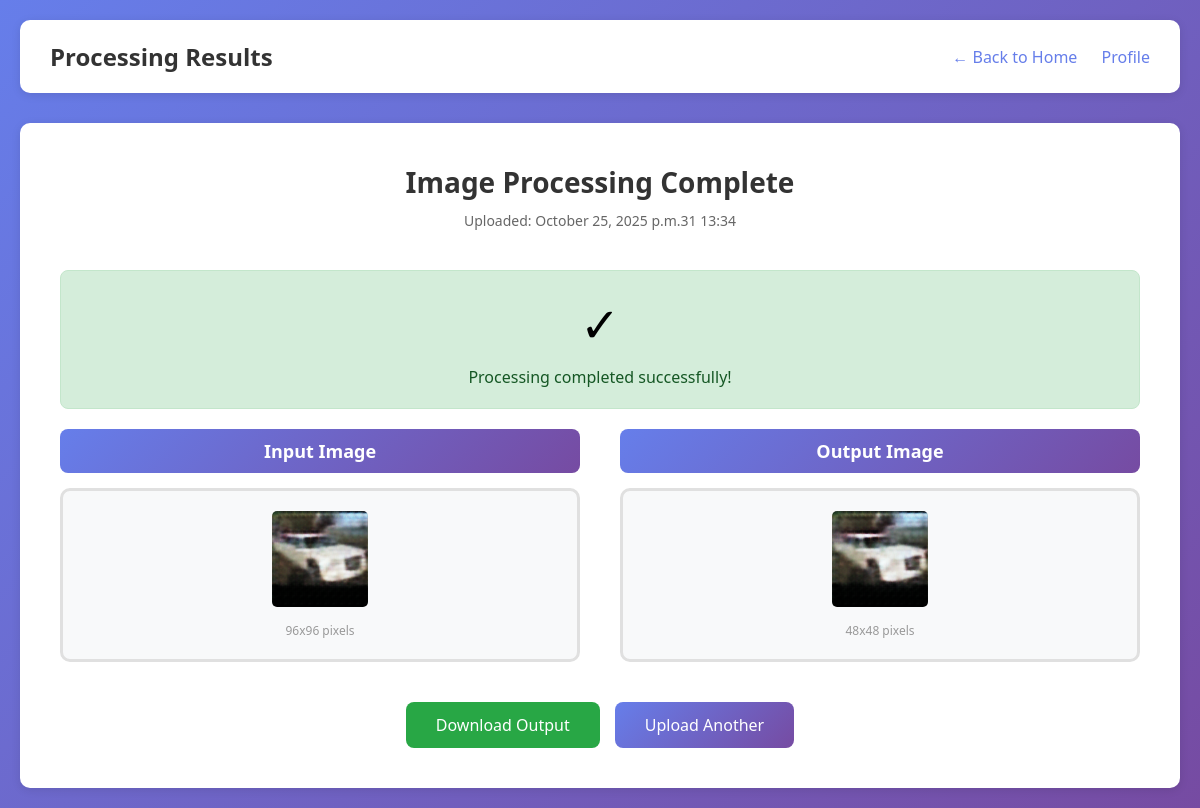
The app's page /results/22/ (signed in) with its own data.
### account/models.py (models this page shows, shortened)
class ImageUpload(models.Model):
    user = models.ForeignKey(CustomUser, on_delete=models.CASCADE, related_name='images')
    input_image = models.ImageField(upload_to='uploads/input/')
    output_image = models.ImageField(upload_to='uploads/output/', null=True, blank=True)
    uploaded_at = models.DateTimeField(auto_now_add=True)
    processed = models.BooleanField(default=False)
    class Meta:
        ordering = ['-uploaded_at']
        verbose_name = 'Image Upload'
        verbose_name_plural = 'Image Uploads'

### account/views.py (the view)
# urls.py: path('results/<int:pk>/', results_view, name='results'),
@login_required
def results_view(request, pk):
    session_time_remaining = get_session_info(request)
    image_upload = get_object_or_404(ImageUpload, pk=pk, user=request.user)
    return render(request, 'account/results.html', {
        'image_upload': image_upload,
        'session_time_remaining': session_time_remaining
    })

### account/views.py (called while the page is built)
def get_session_info(request):
    try:
        expiry_age = request.session.get_expiry_age()
        return max(0, int(expiry_age))
    except:
        return settings.SESSION_COOKIE_AGE

### templates/account/results.html (shortened to what this page needs)
<!DOCTYPE html>
<html lang="en">
<head>
</head>
<body>
    <div class="container">
        <div class="header">
            <h2>Processing Results</h2>
            <div class="nav-links">
                <a href="{% url 'account:home' %}">← Back to Home</a>
                <a href="{% url 'account:profile' %}">Profile</a>
            </div>
        </div>
        <div class="results-container">
            <div class="results-header">
                <h3>Image Processing Complete</h3>
                <div class="upload-info">
                    Uploaded: {{ image_upload.uploaded_at|date:"F d, Y at H:i" }}
                </div>
            </div>
            {% if image_upload.processed %}
            <div class="processing-status success">
                <div class="status-icon">✓</div>
                <div class="status-text success">Processing completed successfully!</div>
            </div>
            <div class="comparison">
                <div class="image-box">
                    <div class="image-label">Input Image</div>
                    <div class="image-wrapper">
                        <img src="{{ image_upload.input_image.url }}" alt="Input Image" class="result-image">
                        <div class="image-dimensions">96x96 pixels</div>
                    </div>
                </div>
                <div class="image-box">
                    <div class="image-label">Output Image</div>
                    <div class="image-wrapper">
                        <img src="{{ image_upload.output_image.url }}" alt="Output Image" class="result-image">
                        <div class="image-dimensions">48x48 pixels</div>
                    </div>
                </div>
            </div>
            <div class="action-buttons">
                <a href="{{ image_upload.output_image.url }}" download class="btn btn-success">
                    Download Output
                </a>
                <a href="{% url 'account:home' %}" class="btn btn-primary">
                    Upload Another
                </a>
            </div>
            {% endif %}
        </div>
    </div>
</body>
</html>

### templates/account/results.html (style rules this page uses)
* { margin: 0; padding: 0; box-sizing: border-box; }
body { font-family: 'Segoe UI', Tahoma, Geneva, Verdana, sans-serif; background: linear-gradient(135deg, #667eea 0%, #764ba2 100%); min-height: 100vh; padding: 20px; }
.container { max-width: 1200px; margin: 0 auto; }
.header { background: white; padding: 20px 30px; border-radius: 10px; box-shadow: 0 2px 10px rgba(0,0,0,0.1); display: flex; justify-content: space-between; align-items: center; margin-bottom: 30px; }
.header h2 { color: #333; font-size: 24px; }
.nav-links a { text-decoration: none; color: #667eea; font-weight: 500; margin-left: 20px; transition: color 0.3s; }
.results-container { background: white; padding: 40px; border-radius: 10px; box-shadow: 0 2px 10px rgba(0,0,0,0.1); }
.results-header { text-align: center; margin-bottom: 40px; }
.results-header h3 { color: #333; font-size: 28px; margin-bottom: 10px; }
.upload-info { color: #666; font-size: 14px; }
.comparison { display: grid; grid-template-columns: 1fr 1fr; gap: 40px; margin-bottom: 40px; }
.image-box { text-align: center; }
.image-label { font-size: 18px; font-weight: 600; color: #333; margin-bottom: 15px; padding: 10px; background: linear-gradient(135deg, #667eea 0%, #764ba2 100%); color: white; border-radius: 8px; }
.image-wrapper { background: #f8f9fa; padding: 20px; border-radius: 10px; border: 3px solid #e0e0e0; transition: all 0.3s; }
.result-image { max-width: 100%; height: auto; border-radius: 5px; image-rendering: pixelated; image-rendering: -moz-crisp-edges; image-rendering: crisp-edges; }
.image-dimensions { margin-top: 10px; font-size: 12px; color: #999; }
.action-buttons { display: flex; justify-content: center; gap: 15px; margin-top: 30px; }
.btn { padding: 12px 30px; border: none; border-radius: 8px; font-size: 16px; font-weight: 500; cursor: pointer; text-decoration: none; display: inline-block; transition: all 0.3s; }
.btn-primary { background: linear-gradient(135deg, #667eea 0%, #764ba2 100%); color: white; }
.btn-success { background: #28a745; color: white; }
.processing-status { text-align: center; padding: 20px; background: #fff3cd; border-radius: 8px; margin-bottom: 20px; border: 1px solid #ffeaa7; }
.processing-status.success { background: #d4edda; border-color: #c3e6cb; }
.status-icon { font-size: 48px; margin-bottom: 10px; }
.status-text { color: #856404; font-size: 16px; }
.status-text.success { color: #155724; }

### records on screen
ImageUpload: uploaded_at "October 25, 2025 p.m.31 13:34", input_image (picture), output_image (picture)
